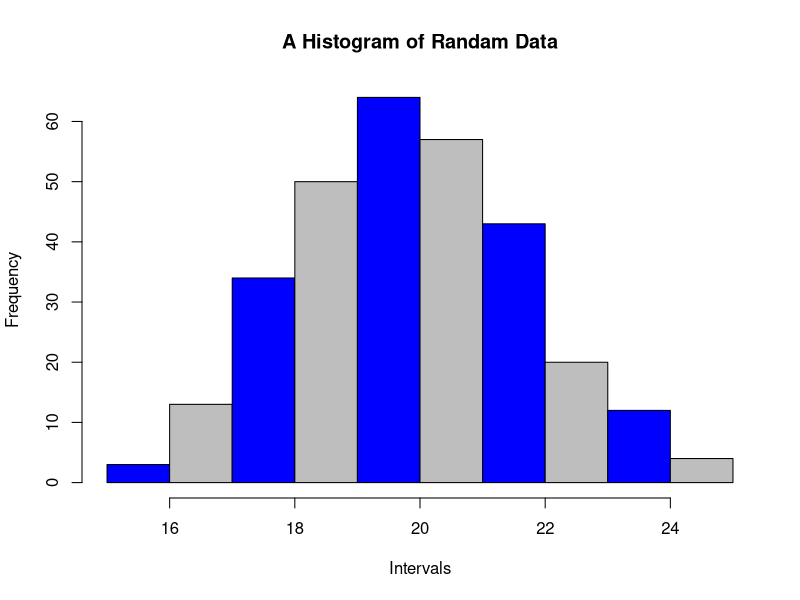
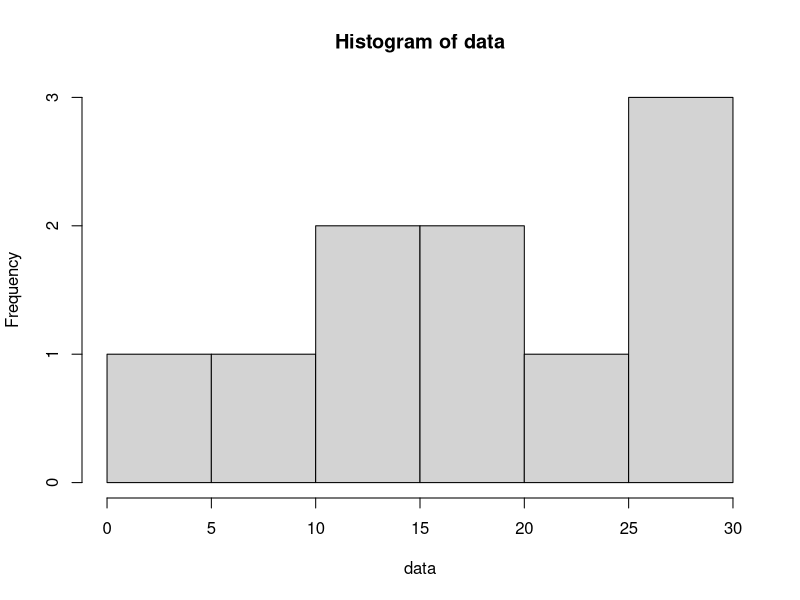
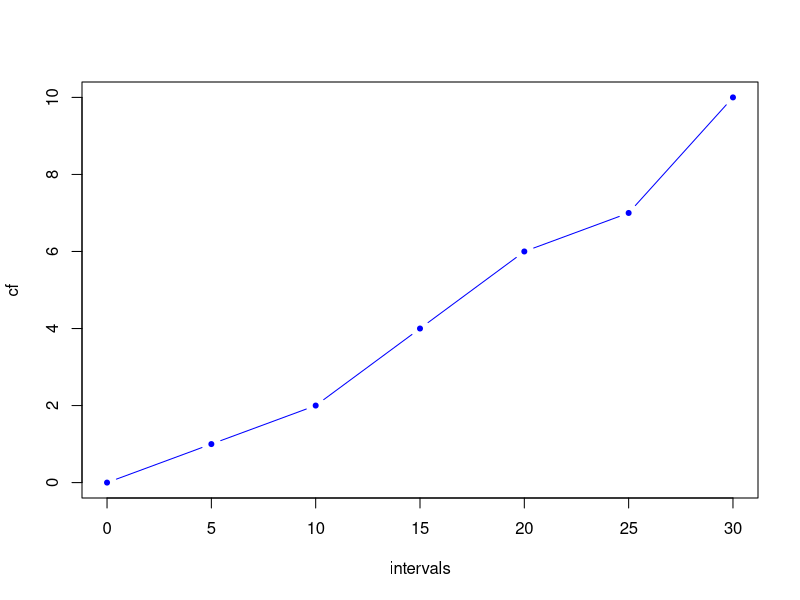
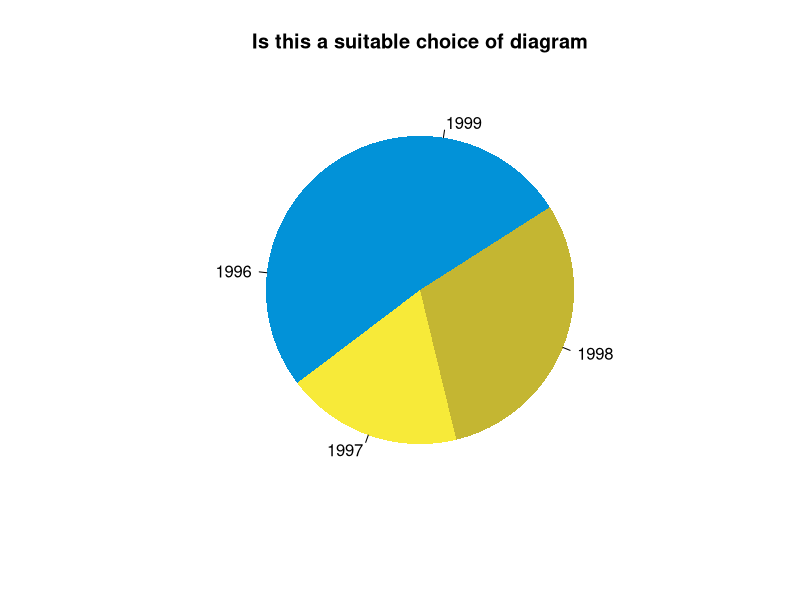

Generate these figures, in order, with R:
## ---- chunk 1
hist(rnorm(300, 20, 2), main = "A Histogram of Randam Data", xlab = "Intervals",
     col = c("blue", "grey"))
## ---- chunk 2
data <- c(16, 26, 12, 10, 27, 30, 14,  1, 25, 20)
stem(data)
## ---- chunk 3
data <- c(16, 26, 12, 10, 27, 30, 14,  1, 25, 20)
h <- hist(data)
## ---- chunk 4
intervals <- seq(from = min(h$breaks), to = max(h$breaks), by = h$breaks[2] - h$breaks[1])
intervals <- c(0, intervals[-1])
# Cumulative sums
cf = c(0, cumsum(h$counts))
plot(intervals, cf, type = "b", col = "blue", pch = 20)
## ---- chunk 5
x <- c(76, 58, 95, 85)
pie(x, c(1996:1999),
    col = c('#0292D8', '#F7EA39', '#C4B632'),
     init.angle = 130, border = NA,
    main="Is this a suitable choice of diagram")
## ---- chunk 6

